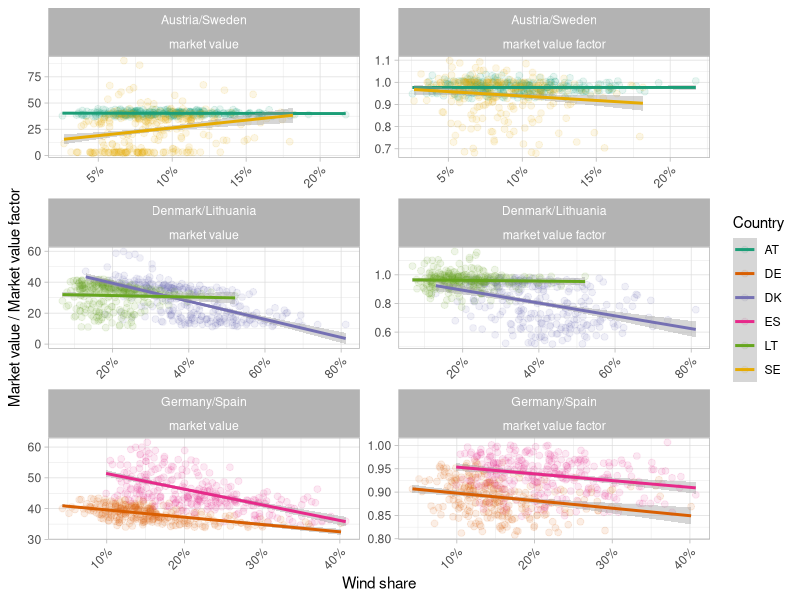

The R source for this figure:
# This code has been used to generate the figures in the following report:
# De Felice, M., Busch, S., Kanellopoulos, K., Kavvadias, K. and Hidalgo Gonzalez, I.,
# Power system flexibility in a variable climate,
# ISBN 978-92-76-18183-5 (online), doi:10.2760/75312 (online)
# This code is released under Creative Commons Attribution 4.0 International (CC BY 4.0) licence
# (https://creativecommons.org/licenses/by/4.0/).

library(tidyverse)

toplot <- read_csv("data_figure35.csv")

g <- ggplot(toplot, aes(
  x = share,
  y = value
)) +
  geom_point(aes(color = Location), size = 2, alpha = 0.1) +
  scale_x_continuous(labels = scales::percent_format(accuracy = 1)) +
  labs(
    y = "Market value / Market value factor",
    x = "Wind share"
  ) +
  theme_light() +
  scale_color_brewer(palette = "Dark2", name = "Country") +
  theme(axis.text.x = element_text(angle = 45, hjust = 1)) +
  stat_smooth(aes(group = Location, color = Location), method = "lm") +
  facet_wrap(area ~ variable, scales = "free", ncol = 2)

ggsave("figure35.png", width = 5, height = 6)
